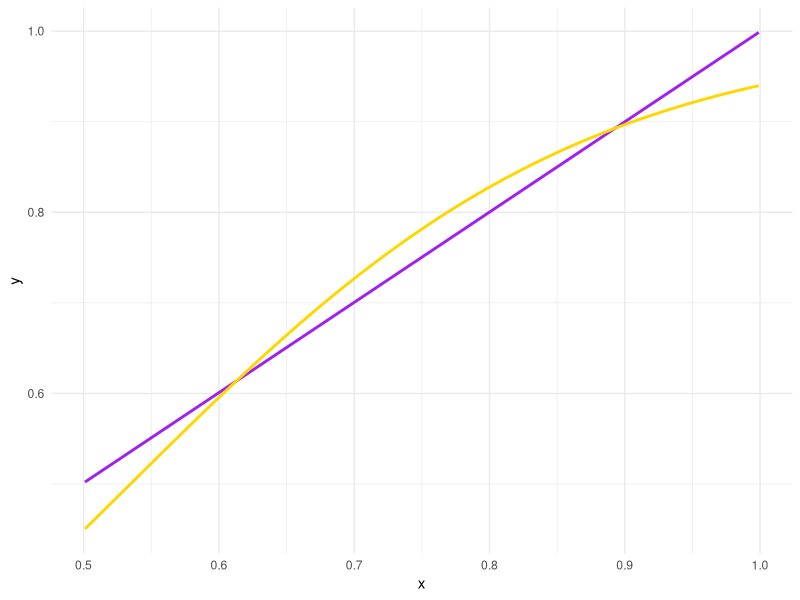
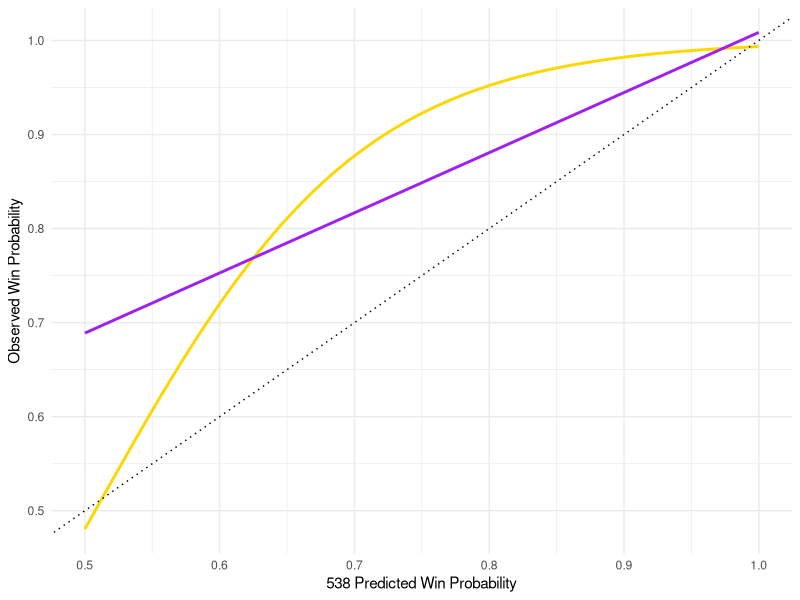
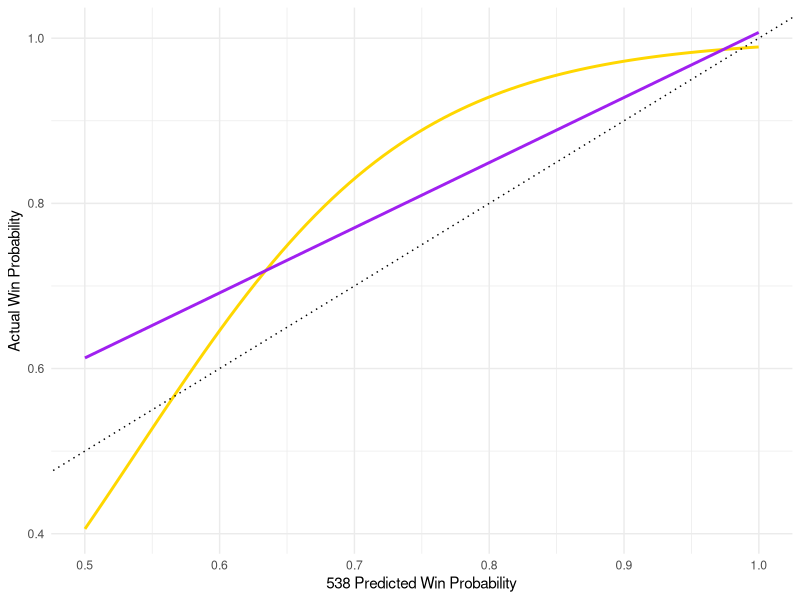

Source code (R) for these figures, in order:
## ---- chunk 1
library(tidyverse)
library(knitr)
prettify <- function(x) {
  sapply(unlist(strsplit(x, "_")), function(y) {
    substr(y, 1, 1) <- toupper(substr(y, 1, 1))
    y
  }) %>% 
    paste(collapse = " ")
}

dat <- read_csv("fivethirtyeight_final.csv") %>% 
  filter(win_probability < 1L)

results <- with(
  dat[!is.na(dat$won), ],
  list(
    mean_win_prob = mean(win_probability),
    correct_rate = mean(won)
  )
) %>% 
  lapply(function(x) paste0(round(x, 3) * 100, "%"))

outstanding_races <- dat %>% 
  filter(is.na(won)) %>% 
  select(state, race_type, candidate, party, incumbent, win_probability)

wrong_predictions <- dat %>% 
  filter(!won & !is.na(won)) %>% 
  arrange(desc(win_probability)) %>% 
  select(state, race_type, candidate, party, incumbent, win_probability)

figure1 <- ggplot(dat, aes(x = win_probability, y = as.numeric(won))) +
  geom_smooth(
    method = "glm", 
    method.args = list(family = binomial), 
    se = FALSE,
    color = "gold"
  ) +
  geom_smooth(
    method = "lm",
    se = FALSE,
    color = "purple"
  ) +
  geom_abline(slope = 1, intercept = 0, linetype = "dotted") +
  labs(x = "538 Predicted Win Probability", y = "Observed Win Probability") +
  theme_minimal()

figure2 <- dat %>% 
  mutate(won = ifelse(is.na(won), FALSE, won)) %>% 
  ggplot(aes(x = win_probability, y = as.numeric(won))) +
  geom_smooth(
    method = "glm", 
    method.args = list(family = binomial),
    se = FALSE,
    color = "gold"
  ) +
  geom_smooth(
    method = "lm",
    se = FALSE,
    color = "purple"
  ) +
  geom_abline(slope = 1, intercept = 0, linetype = "dotted") +
  labs(x = "538 Predicted Win Probability", y = "Actual Win Probability") +
  theme_minimal()

results_thresholds <- dat %>% 
  filter(win_probability <= .75 & !is.na(won)) %>% 
  summarise(threshold = .75,
            count = n(),
            mean_win_probability = mean(win_probability),
            correct_rate = mean(won)) %>% 
  bind_rows({
    dat %>% 
      filter(win_probability <= .65 & !is.na(won)) %>% 
      summarise(threshold = .65,
                count = n(),
                mean_win_probability = mean(win_probability),
                correct_rate = mean(won))
  }) %>% 
  bind_rows({
    dat %>% 
      filter(win_probability <= .55 & !is.na(won)) %>% 
      summarise(threshold = .55,
                count = n(),
                mean_win_probability = mean(win_probability),
                correct_rate = mean(won))
  })
## ---- chunk 2
set.seed(1839)
n_races <- 100000
x <- runif(n_races, .501, .999)
y <- rbinom(n_races, 1, x)
sim_dat <- data.frame(x, y)
head(sim_dat)
## ---- chunk 3
ggplot(sim_dat, aes(x = x, y = y)) +
  geom_smooth(method = "lm", se = FALSE, color = "purple") +
  geom_smooth(method.args = list(family = binomial()), 
              se = FALSE, color = "gold", method = "glm") +
  theme_minimal()
## ---- chunk 4
figure1
## ---- chunk 5
kable(
  outstanding_races %>% 
    mutate_if(is.character, function(x) lapply(x, prettify)),
  col.names = sapply(names(outstanding_races), prettify),
  digits = 3,
  format = "html"
)
## ---- chunk 6
figure2
## ---- chunk 7
kable(
  results_thresholds %>% 
    mutate_if(is.character, function(x) lapply(x, prettify)),
  col.names = sapply(names(results_thresholds), prettify),
  digits = 3,
  format = "html"
)
## ---- chunk 8
kable(
  wrong_predictions %>% 
    mutate_if(is.character, function(x) lapply(x, prettify)),
  col.names = sapply(names(wrong_predictions), prettify),
  digits = 3,
  format = "html"
)
